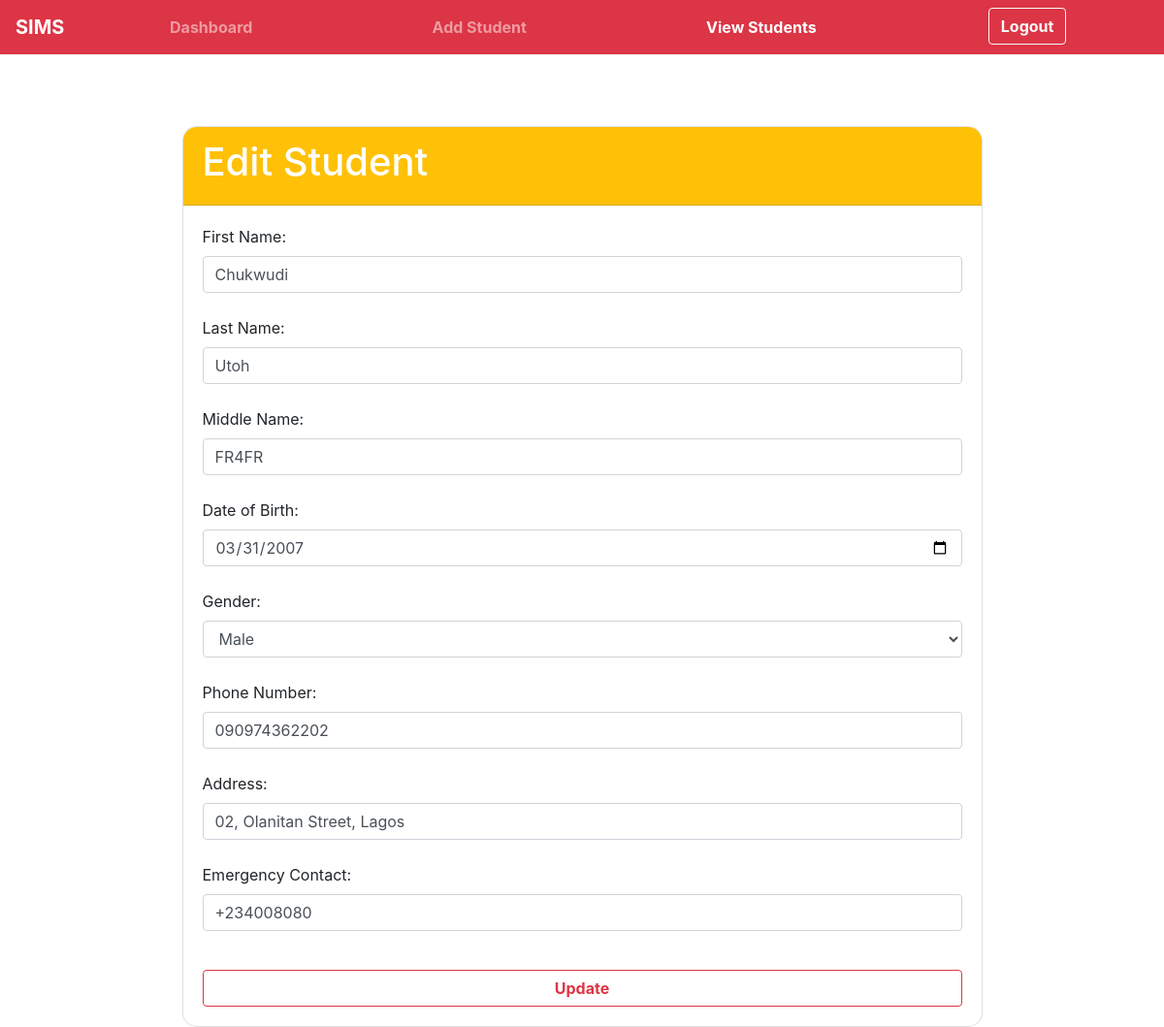
Page /edit_student/1 on the committed database.
### tables this page shows
CREATE TABLE PersonalInformation (
        student_id INTEGER PRIMARY KEY,
        first_name TEXT NOT NULL,
        last_name TEXT NOT NULL,
        middle_name TEXT,
        date_of_birth DATE NOT NULL,
        gender TEXT NOT NULL,
        phone_number TEXT,
        address TEXT,
        emergency_contact TEXT,
        FOREIGN KEY (student_id) REFERENCES AcademicInformation(student_id),
        FOREIGN KEY (student_id) REFERENCES AdministrativeInformation(student_id)
    );

### app.py (the view, shortened to what this page needs)
@app.route('/edit_student/<int:student_id>', methods=['GET', 'POST'])
def edit_student(student_id):
    conn = connect_db()
    cursor = conn.cursor()
    cursor.execute('SELECT * FROM PersonalInformation WHERE student_id = ?', (student_id,))
    student = cursor.fetchone()
    conn.close()
    return render_template('edit_student.html', student=student)

### app.py (called while the page is built)
def connect_db():
    return sqlite3.connect('database.db')

### templates/edit_student.html (shortened to what this page needs)
<!DOCTYPE html>
<html>
  <head>
    <link
      rel="stylesheet"
      href="https://stackpath.bootstrapcdn.com/bootstrap/4.5.2/css/bootstrap.min.css"
    />
  </head>
  <body>
    <nav class="navbar navbar-expand-lg navbar-dark bg-danger">
      <a class="navbar-brand fw-bold" href="#">SIMS</a>
      <div class="collapse navbar-collapse" id="navbarNav">
        <ul class="navbar-nav w-100 d-flex justify-content-around">
          <li class="nav-item">
            <a class="nav-link  fw-bold" href="{{ url_for('dashboard') }}"
              >Dashboard</a
            >
          </li>
          <li class="nav-item">
            <a class="nav-link  fw-bold" href="{{ url_for('add_student') }}"
              >Add Student</a
            >
          </li>
          <li class="nav-item">
            <a class="nav-link active fw-bold" href="{{ url_for('view_students') }}"
              >View Students</a
            >
          </li>
          <li class="nav-item">
            <a class="btn btn-outline-light fw-bold" href="{{ url_for('logout') }}"
              >Logout</a
            >
          </li>
        </ul>
      </div>
    </nav>
    <div class="container mt-4">
      <div class="row justify-content-center">
        <div class="col-md-9">
          <div class="card">
            <div class="card-header bg-warning text-white">
              <h1>Edit Student</h1>
            </div>
              <div class="card-body">
              <form method="post" class="form">
                <label>First Name:</label>
                <input class="form-control" type="text" name="first_name" value="{{ student[1] }}" required /><br />
                <label>Last Name:</label>
                <input type="text" class="form-control" name="last_name" value="{{ student[2] }}" required /><br />
                <label>Middle Name:</label><br />
                <input type="text" class="form-control" name="middle_name" value="{{ student[3] }}"  /><br />
                <label>Date of Birth:</label><br />
                <input type="date" class="form-control" name="date_of_birth" value="{{ student[4] }}" required /><br />
                <label>Gender:</label><br />
                <select id="gender"  class="form-control" name="gender" required>
                  <option value="Male" {% if  student[5]  == 'Male' %} selected {% endif %}>Male</option>
                </select><br />
                <label>Phone Number:</label><br />
                <input type="tel" class="form-control" name="phone_number" value="{{ student[6] }}"  /><br />
                <label>Address:</label><br />
                <input type="text" class="form-control" name="address" value="{{ student[7] }}"  /><br />
                <label>Emergency Contact:</label><br />
                <input type="text" class="form-control" name="emergency_contact" value="{{ student[8] }}"  /><br />
                <input type="submit"  value="Update" class="btn btn-outline-danger btn-bold  mt-3 btn-block" />
              </form>
            </div>
          </div>
        </div>
      </div>
    </div>
  </body>
</html>

### templates/edit_student.html (style rules this page uses)
.card { margin-top: 50px; animation: fadeInUp 1s ease; border-radius: 15px; overflow: hidden; animation: fadeInUp 1s ease; }
.btn-bold { font-weight: bold; }
.fw-bold { font-weight: bold !important; }

### rows in the picture
PersonalInformation: first_name "Chukwudi", last_name "Utoh", middle_name "FR4FR", date_of_birth "03/31/2007", gender "Male", phone_number "090974362202", address "02, Olanitan Street, Lagos", emergency_contact "+234008080"
